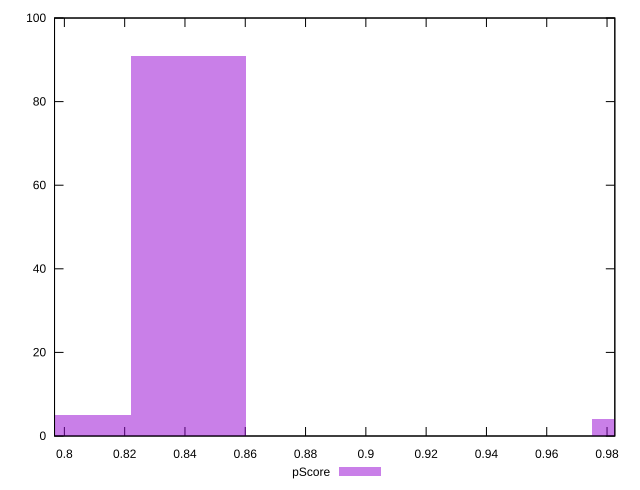

Reproduce this figure in gnuplot.
reset

$pScore <<EOF
0.8412478284306081 91
0.994201979054355 4
0.8030092907746713 5
EOF

set key outside below
set boxwidth 0.03823853765593673
set xrange [0.7967361503083353:0.9825837972687828]
set yrange [0:100]
set trange [0:100]
set style fill transparent solid 0.5 noborder
set terminal svg size 640, 490 enhanced background rgb 'white'
set output "report_00020_2021-02-19T21:17:38.612Z2/first-cpu-idle/samples/pages+cached+noadtech+nomedia/pScore/histogram.svg"

plot $pScore title "pScore" with boxes

reset
